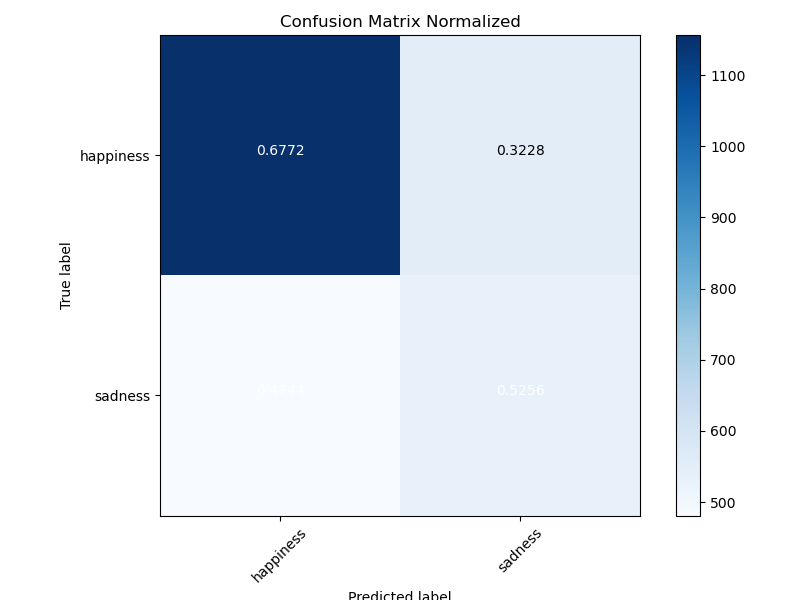

The script that saved this image:
import matplotlib.pyplot as plt
import numpy as np
import itertools
import os
from classification_tools import *

TEST_FOLDER = os.path.join(DATASET, 'Test')

def plot_confusion_matrix(cm, labels, title='Confusion matrix', out_filename=None):

    accuracy = np.trace(cm) / float(np.sum(cm))  # Sum along diagonals / Total sum
    misclass = 1 - accuracy

    cmap = plt.get_cmap('Blues')

    plt.figure(figsize=(8, 6))
    plt.imshow(cm, interpolation='nearest', cmap=cmap)
    plt.title(title)
    plt.colorbar()

    if labels is not None:
        tick_marks = np.arange(len(labels))
        plt.xticks(tick_marks, labels, rotation=45)
        plt.yticks(tick_marks, labels)

    cm = cm.astype('float') / cm.sum(axis=1)[:, np.newaxis]

    threshold = cm.max() / 1.5
    for i, j in itertools.product(range(cm.shape[0]), range(cm.shape[1])):
        plt.text(j, i, "{:0.4f}".format(cm[i, j]), horizontalalignment="center", color="white" if cm[i, j] > threshold else "black")

    plt.tight_layout()
    plt.ylabel('True label')
    plt.xlabel('Predicted label\naccuracy={:0.4f}; misclass={:0.4f}'.format(accuracy, misclass))

    if out_filename:
        plt.savefig(out_filename)

    plt.show()

def main():  # Build and save confusion matrix
    labels = ['happiness', 'sadness']
    title = 'Confusion Matrix Normalized'
    data = {'happiness':{'happiness':0, 'sadness':0}, 'sadness':{'happiness':0, 'sadness':0}}
    happiness_test_folder = os.path.join(TEST_FOLDER, 'Happiness')
    sadness_test_folder = os.path.join(TEST_FOLDER, 'Sadness')
    Classificator.init_stopwords(STOPWORDS_MODEL_FILENAME)
    happiness_vocabulary = Vocabulary.load(os.path.join(MODELS, 'happiness_vocabulary'))
    sadness_vocabulary = Vocabulary.load(os.path.join(MODELS, 'sadness_vocabulary'))
    for file in os.listdir(happiness_test_folder):
        l = LabelledText.from_text_file(os.path.join(happiness_test_folder, file), [happiness_vocabulary, sadness_vocabulary], cleaning_level=HIGH, fast=True)
        if 'happiness' == l.get_label():
            data['happiness']['happiness'] += 1
        else:
            data['happiness']['sadness'] += 1
    for file in os.listdir(sadness_test_folder):
        l = LabelledText.from_text_file(os.path.join(sadness_test_folder, file), [happiness_vocabulary, sadness_vocabulary], cleaning_level=HIGH, fast=True)
        if 'sadness' == l.get_label():
            data['sadness']['sadness'] += 1
        else:
            data['sadness']['happiness'] += 1
    cm = np.array([list(data['happiness'].values()), list(data['sadness'].values())])
    plot_confusion_matrix(cm=cm, labels=labels, title=title, out_filename='confusion_matrix.png')

if __name__ == "__main__":
    main()
